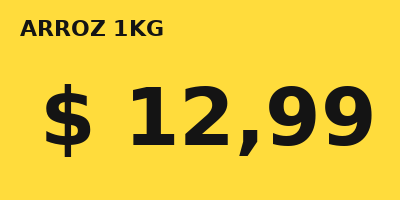
#> input picture prototipo/etiqueta_exemplo.png, 400 x 200 px
$ python segmentar.py
#> lines starting #> are read from the running program, lines starting #| are printed output that depends on the picture; after the words box and inside, x2 and y2 are one past the last pixel; in counts of white or black regions, pixels touching at a corner belong together
"""Protótipo: separa os dígitos de uma etiqueta de preço."""
import cv2

CAMINHO_IMAGEM = "etiqueta_exemplo.png"

# 1) Carregar a imagem colorida (o OpenCV lê no formato BGR, não RGB)
imagem = cv2.imread(CAMINHO_IMAGEM)
#> imagem is the input picture: shape (200, 400, 3); mean B, G, R 55.4, 197.1, 228

# 2) Converter para tons de cinza: cada pixel vira um único número (0 = preto, 255 = branco)
cinza = cv2.cvtColor(imagem, cv2.COLOR_BGR2GRAY)
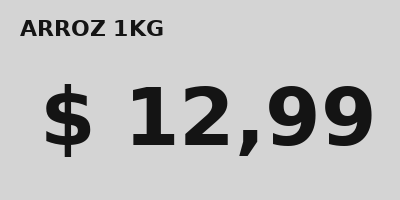
#> cinza: shape (200, 400); min 20, max 212, mean 190

# 3) Binarizar: cada pixel vira 0 ou 255.
#    - THRESH_OTSU escolhe sozinho o melhor limite entre "fundo" e "texto"
#    - THRESH_BINARY_INV inverte: texto fica BRANCO e fundo PRETO
limite, binaria = cv2.threshold(cinza, 0, 255,
                                cv2.THRESH_BINARY_INV + cv2.THRESH_OTSU)
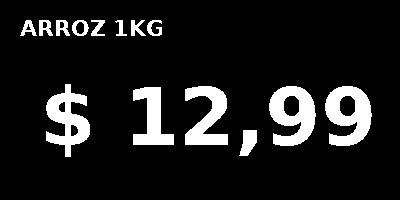
#> binaria: shape (200, 400); 11.5% white; 14 white regions
#> limite = 118
print(f"Limite escolhido pelo Otsu: {limite}")
#| Limite escolhido pelo Otsu: 118.0

cv2.imwrite("etapa1_cinza.png", cinza)
cv2.imwrite("etapa2_binaria.png", binaria)

# 4) Encontrar os contornos: cada "mancha" branca conectada vira um contorno.
#    - RETR_EXTERNAL: só o contorno de fora (ignora o "buraco" dentro do 9, do 0...)
#    - CHAIN_APPROX_SIMPLE: guarda só os pontos essenciais do contorno (economiza memória)
contornos, _ = cv2.findContours(binaria, cv2.RETR_EXTERNAL,
                                cv2.CHAIN_APPROX_SIMPLE)
#> contornos = 14 contours; largest, box (x1, y1, x2, y2) and area: (325, 86, 372, 146) 1906, (269, 86, 316, 146) 1906, (46, 84, 90, 157) 1586, (185, 86, 228, 145) 1344, (133, 87, 174, 145) 1152
print(f"Contornos encontrados: {len(contornos)}")
#| Contornos encontrados: 14

# 5) Para cada contorno, calcular o retângulo que o envolve (x, y, largura, altura)
#    boundingRect devolve uma tupla; guardamos todas numa lista para filtrar depois
caixas = [cv2.boundingRect(contorno) for contorno in contornos]
#> caixas = [(239, 130, 18, 26), (133, 87, 41, 58), (325, 86, 47, 60), (269, 86, 47, 60), (185, 86, 43, 59), (46, 84, 44, 73), (147, 20, 15, 16), (131, 20, 15, 16), (115, 20, 12, 16), (91, 20, 14, 16), (72, 20, 17, 16), (56, 20, 14, 16), (39, 20, 14, 16), (20, 20, 17, 16)]

# 6) FILTRO 1 - descartar texto pequeno (ex.: "ARROZ 1KG")
#    Regra: o preço é o texto MAIOR da etiqueta. Então mantemos só os contornos
#    com altura de pelo menos 50% da altura do maior contorno.
altura_maxima = max(altura for (x, y, largura, altura) in caixas)
#> altura_maxima = 73
LIMITE_ALTURA = 0.5  # 50% - podemos ajustar depois com fotos reais

mantidas = [c for c in caixas if c[3] >= LIMITE_ALTURA * altura_maxima]
#> mantidas = [(133, 87, 41, 58), (325, 86, 47, 60), (269, 86, 47, 60), (185, 86, 43, 59), (46, 84, 44, 73)]
print(f"Altura máxima: {altura_maxima} | mantidos: {len(mantidas)} de {len(caixas)}")
#| Altura máxima: 73 | mantidos: 5 de 14

# 7) Visualização: verde = mantido, vermelho = descartado
visualizacao = imagem.copy()
for caixa in caixas:
    x, y, largura, altura = caixa
    cor = (0, 160, 0) if caixa in mantidas else (0, 0, 255)  # BGR
    cv2.rectangle(visualizacao, (x, y), (x + largura, y + altura), cor, 2)
#> this loop made 14 passes
#> (x, y, largura, altura, cor) on passes 1 to 12: (239, 130, 18, 26, (0, 0, 255)), (133, 87, 41, 58, (0, 160, 0)), (325, 86, 47, 60, (0, 160, 0)), (269, 86, 47, 60, (0, 160, 0)), (185, 86, 43, 59, (0, 160, 0)), (46, 84, 44, 73, (0, 160, 0)), (147, 20, 15, 16, (0, 0, 255)), (131, 20, 15, 16, (0, 0, 255)), (115, 20, 12, 16, (0, 0, 255)), (91, 20, 14, 16, (0, 0, 255)), (72, 20, 17, 16, (0, 0, 255)), (56, 20, 14, 16, (0, 0, 255))
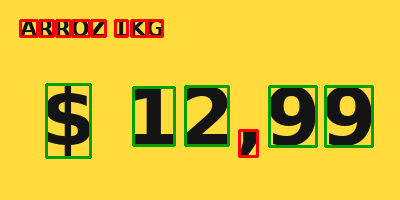
#> visualizacao: shape (200, 400, 3); 5.99% of pixels changed, all inside (x1, y1, x2, y2) = (19, 19, 374, 159)

cv2.imwrite("etapa3_contornos.png", visualizacao)
